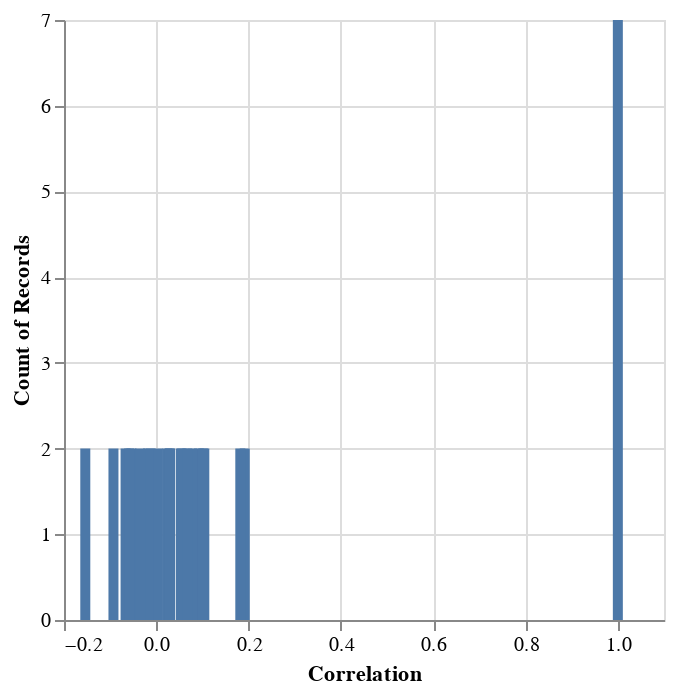

Notebook code cell kept with this figure:
### Code cell
#to check the range of correlations 
alt.Chart(correlation_long).mark_bar().encode(
    x = 'Correlation',
    y = 'count()')

### Figure 1 — Vega specification as saved in the notebook (floating-point values rounded to 4 significant figures)
{"$schema": "https://vega.github.io/schema/vega/v5.json", "data": [{"name": "source_0", "values": [{"Correlation": 1.0, "__count": 7}, {"Correlation": 0.09212, "__count": 2}, {"Correlation": 0.03, "__count": 2}, {"Correlation": 0.02403, "__count": 2}, {"Correlation": -0.01262, "__count": 2}, {"Correlation": 0.003539, "__count": 2}, {"Correlation": -0.01794, "__count": 2}, {"Correlation": -0.1539, "__count": 2}, {"Correlation": -0.05391, "__count": 2}, {"Correlation": 0.05596, "__count": 2}, {"Correlation": -0.09284, "__count": 2}, {"Correlation": 0.104, "__count": 2}, {"Correlation": 0.02869, "__count": 2}, {"Correlation": -0.0353, "__count": 2}, {"Correlation": 0.05315, "__count": 2}, {"Correlation": 0.07805, "__count": 2}, {"Correlation": -0.06657, "__count": 2}, {"Correlation": 0.06721, "__count": 2}, {"Correlation": 0.1009, "__count": 2}, {"Correlation": -0.05887, "__count": 2}, {"Correlation": 0.1916, "__count": 2}, {"Correlation": 0.182, "__count": 2}]}, {"name": "source_0_x_domain_Correlation", "values": [{"min": -0.1539, "max": 1.0}]}, {"name": "source_0_y_domain___count", "values": [{"min": 2, "max": 7}]}], "marks": [{"type": "rect", "name": "marks", "from": {"data": "source_0"}, "encode": {"update": {"fill": {"value": "#4c78a8"}, "xc": {"field": "Correlation", "scale": "x"}, "y2": {"value": 0, "scale": "y"}, "width": {"value": 5}, "y": {"field": "__count", "scale": "y"}}}, "style": ["bar"]}], "scales": [{"name": "x", "type": "linear", "domain": [{"signal": "(data(\"source_0_x_domain_Correlation\")[0] || {}).min"}, {"signal": "(data(\"source_0_x_domain_Correlation\")[0] || {}).max"}], "range": [0, {"signal": "width"}], "padding": 5, "nice": true, "zero": false}, {"name": "y", "type": "linear", "domain": [{"signal": "(data(\"source_0_y_domain___count\")[0] || {}).min"}, {"signal": "(data(\"source_0_y_domain___count\")[0] || {}).max"}], "range": [{"signal": "height"}, 0], "zero": true, "nice": true}], "axes": [{"scale": "x", "orient": "bottom", "grid": true, "gridScale": "y", "ticks": false, "tickCount": {"signal": "ceil(width/40)"}, "minExtent": 0, "maxExtent": 0, "aria": false, "labels": false, "zindex": 0, "domain": false}, {"scale": "y", "ticks": false, "aria": false, "domain": false, "grid": true, "gridScale": "x", "tickCount": {"signal": "ceil(height/40)"}, "labels": false, "maxExtent": 0, "zindex": 0, "minExtent": 0, "orient": "left"}, {"scale": "x", "orient": "bottom", "tickCount": {"signal": "ceil(width/40)"}, "labelFlush": true, "title": "Correlation", "grid": false, "labelOverlap": true, "zindex": 0}, {"scale": "y", "labelOverlap": true, "title": "Count of Records", "orient": "left", "zindex": 0, "grid": false, "tickCount": {"signal": "ceil(height/40)"}}], "background": "white", "style": "cell", "width": 300, "height": 300, "padding": 5}
